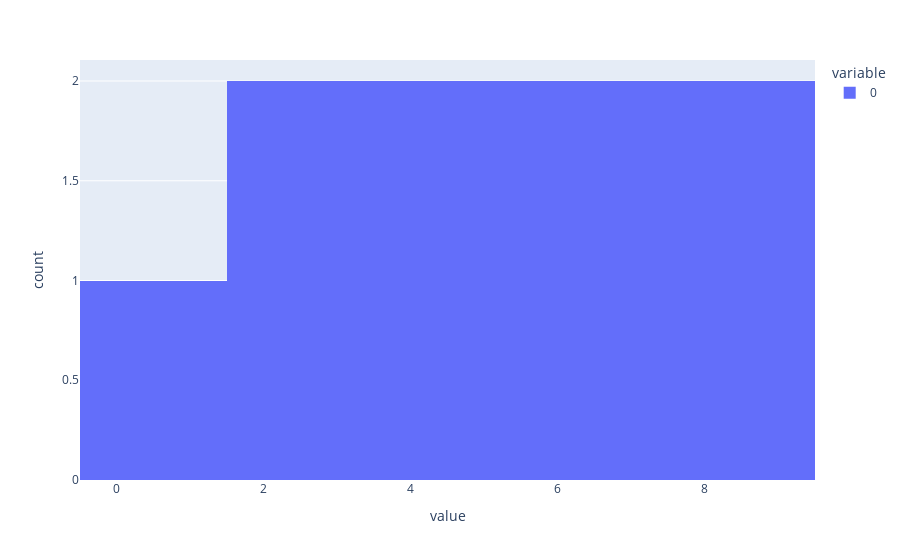

The code cell stored with this chart in its notebook:
### Markdown cell above
Plotly

### Code cell
px.histogram(y, nbins = 5) #syntax for histogram, bins written as nbins
#plt.xlabel('y - values', color = 'orange') , these are not used as it removes the data
#plt.title('Title', color = 'blue') 
#plt.show()

### Figure 1 — Plotly figure (JSON) as saved in the notebook; plotly's stock layout.template omitted (floating-point values rounded to 4 significant figures)
{"data": [{"alignmentgroup": "True", "bingroup": "x", "hovertemplate": "variable=0<br>value=%{x}<br>count=%{y}<extra></extra>", "legendgroup": "0", "marker": {"color": "#636efa", "pattern": {"shape": ""}}, "name": "0", "nbinsx": 5, "offsetgroup": "0", "orientation": "v", "showlegend": true, "type": "histogram", "x": [9, 8, 7, 6, 5, 4, 3, 2, 1], "xaxis": "x", "yaxis": "y"}], "layout": {"barmode": "relative", "legend": {"title": {"text": "variable"}, "tracegroupgap": 0}, "margin": {"t": 60}, "xaxis": {"anchor": "y", "domain": [0, 1], "title": {"text": "value"}}, "yaxis": {"anchor": "x", "domain": [0, 1], "title": {"text": "count"}}}}
